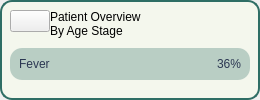
              <widget class="QWidget" name="widget_3" native="true">
               <property name="minimumSize">
                <size>
                 <width>260</width>
                 <height>0</height>
                </size>
               </property>
               <property name="styleSheet">
                <string notr="true">#PatOverview {
	background-color: #F4F7ED;
	border: 2px solid #2E6E65;
	border-radius: 12px;
}

#CategoryLine, #CategoryLine_2,  #CategoryLine_3 {
	background-color: rgba(46, 110, 101, 0.3);
	border-radius: 12px
}
#Category, #Category_2, #Percentage, #Percentage_2 {
	color: #2B3752;
} 
#OverviewSub, #OverviewSub_2 {
	font: 300 10pt &quot;Lexend Light&quot;;
}

QGraphicsView {
    border: 1px solid #ccc;
    border-radius: 22px;
    background: white;
}
#DoctorName, #PatientCount {
	color: #2B3752;
	font: 500 13pt &quot;Lexend&quot;;
}
#Specialty, #PatientPercentage {
	font: 10pt &quot;Lexend&quot;;
	color: #2B3752;
}
</string>
               </property>
               <layout class="QVBoxLayout" name="verticalLayout_14">
                <property name="spacing">
                 <number>0</number>
                </property>
                <property name="leftMargin">
                 <number>0</number>
                </property>
                <property name="topMargin">
                 <number>0</number>
                </property>
                <property name="rightMargin">
                 <number>0</number>
                </property>
                <property name="bottomMargin">
                 <number>0</number>
                </property>
                <item>
                 <widget class="QWidget" name="PatOverview" native="true">
                  <property name="sizePolicy">
                   <sizepolicy hsizetype="Expanding" vsizetype="Preferred">
                    <horstretch>0</horstretch>
                    <verstretch>0</verstretch>
                   </sizepolicy>
                  </property>
                  <property name="minimumSize">
                   <size>
                    <width>259</width>
                    <height>0</height>
                   </size>
                  </property>
                  <property name="maximumSize">
                   <size>
                    <width>400</width>
                    <height>16777215</height>
                   </size>
                  </property>
                  <layout class="QVBoxLayout" name="verticalLayout_21">
                   <property name="spacing">
                    <number>10</number>
                   </property>
                   <property name="leftMargin">
                    <number>10</number>
                   </property>
                   <property name="topMargin">
                    <number>10</number>
                   </property>
                   <property name="rightMargin">
                    <number>10</number>
                   </property>
                   <property name="bottomMargin">
                    <number>20</number>
                   </property>
                   <item alignment="Qt::AlignTop">
                    <widget class="QWidget" name="widget_15" native="true">
                     <layout class="QHBoxLayout" name="horizontalLayout_25">
                      <property name="spacing">
                       <number>0</number>
                      </property>
                      <property name="leftMargin">
                       <number>0</number>
                      </property>
                      <property name="topMargin">
                       <number>0</number>
                      </property>
                      <property name="rightMargin">
                       <number>0</number>
                      </property>
                      <property name="bottomMargin">
                       <number>0</number>
                      </property>
                      <item alignment="Qt::AlignTop">
                       <widget class="QPushButton" name="DashboardButton_9">
                        <property name="toolTip">
                         <string>View Main Dashboard</string>
                        </property>
                        <property name="styleSheet">
                         <string notr="true"/>
                        </property>
                        <property name="text">
                         <string/>
                        </property>
                        <property name="icon">
                         <iconset resource="../Images/resources.qrc">
                          <normaloff>:/lucide/icons/chart-bar-big.svg</normaloff>:/lucide/icons/chart-bar-big.svg</iconset>
                        </property>
                        <property name="iconSize">
                         <size>
                          <width>35</width>
                          <height>35</height>
                         </size>
                        </property>
                       </widget>
                      </item>
                      <item alignment="Qt::AlignTop">
                       <widget class="QWidget" name="widget_16" native="true">
                        <layout class="QVBoxLayout" name="verticalLayout_22">
                         <property name="spacing">
                          <number>0</number>
                         </property>
                         <property name="leftMargin">
                          <number>0</number>
                         </property>
                         <property name="topMargin">
                          <number>0</number>
                         </property>
                         <property name="rightMargin">
                          <number>0</number>
                         </property>
                         <property name="bottomMargin">
                          <number>0</number>
                         </property>
                         <item alignment="Qt::AlignTop">
                          <widget class="QLabel" name="OverviewHeader_3">
                           <property name="sizePolicy">
                            <sizepolicy hsizetype="Expanding" vsizetype="Expanding">
                             <horstretch>0</horstretch>
                             <verstretch>0</verstretch>
                            </sizepolicy>
                           </property>
                           <property name="text">
                            <string>Patient Overview</string>
                           </property>
                           <property name="alignment">
                            <set>Qt::AlignLeading</set>
                           </property>
                          </widget>
                         </item>
                         <item alignment="Qt::AlignTop">
                          <widget class="QLabel" name="OverviewSub_2">
                           <property name="sizePolicy">
                            <sizepolicy hsizetype="Expanding" vsizetype="Expanding">
                             <horstretch>0</horstretch>
                             <verstretch>0</verstretch>
                            </sizepolicy>
                           </property>
                           <property name="text">
                            <string>By Age Stage</string>
                           </property>
                           <property name="alignment">
                            <set>Qt::AlignLeading</set>
                           </property>
                          </widget>
                         </item>
                        </layout>
                       </widget>
                      </item>
                     </layout>
                    </widget>
                   </item>
                   <item>
                    <widget class="QWidget" name="CategoryCon_3" native="true">
                     <property name="sizePolicy">
                      <sizepolicy hsizetype="Preferred" vsizetype="Expanding">
                       <horstretch>0</horstretch>
                       <verstretch>0</verstretch>
                      </sizepolicy>
                     </property>
                     <layout class="QVBoxLayout" name="verticalLayout_23">
                      <property name="spacing">
                       <number>5</number>
                      </property>
                      <property name="leftMargin">
                       <number>0</number>
                      </property>
                      <property name="topMargin">
                       <number>0</number>
                      </property>
                      <property name="rightMargin">
                       <number>0</number>
                      </property>
                      <property name="bottomMargin">
                       <number>0</number>
                      </property>
                      <item alignment="Qt::AlignTop">
                       <widget class="QWidget" name="CategoryLine_3" native="true">
                        <layout class="QHBoxLayout" name="horizontalLayout_26">
                         <item>
                          <widget class="QLabel" name="Category_2">
                           <property name="sizePolicy">
                            <sizepolicy hsizetype="Expanding" vsizetype="Expanding">
                             <horstretch>0</horstretch>
                             <verstretch>0</verstretch>
                            </sizepolicy>
                           </property>
                           <property name="text">
                            <string>Fever</string>
                           </property>
                           <property name="alignment">
                            <set>Qt::AlignLeading</set>
                           </property>
                          </widget>
                         </item>
                         <item alignment="Qt::AlignRight">
                          <widget class="QLabel" name="Percentage_2">
                           <property name="sizePolicy">
                            <sizepolicy hsizetype="Expanding" vsizetype="Expanding">
                             <horstretch>0</horstretch>
                             <verstretch>0</verstretch>
                            </sizepolicy>
                           </property>
                           <property name="text">
                            <string>36%</string>
                           </property>
                           <property name="alignment">
                            <set>Qt::AlignLeading</set>
                           </property>
                          </widget>
                         </item>
                        </layout>
                       </widget>
                      </item>
                     </layout>
                    </widget>
                   </item>
                  </layout>
                 </widget>
                </item>
               </layout>
              </widget>
